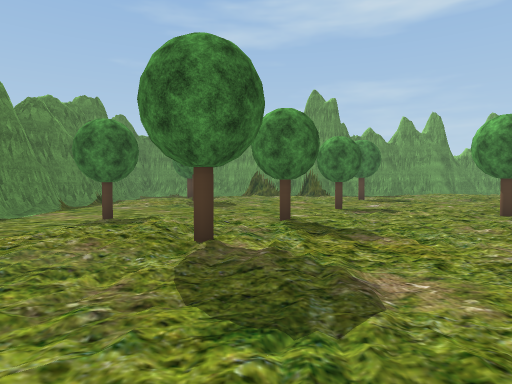
[1] (above)

15 first-person views from a walk through a scene from a Unity 3-D project. The camera is 1.5 m above the floor, tilts 2° down and sees 75° across. The floor is counted in squares, 2 m on a side. Each view is taken from the middle of a square. On the plan, view 1 faces up. The plan holds only what a view shows up to about 11 squares ahead; the rest is blank. Some trees and plants on the terrain are drawn as simple stand-ins. The player character is not drawn. Some animated figures are not drawn. Some surface patterns are stand-ins.

[2]
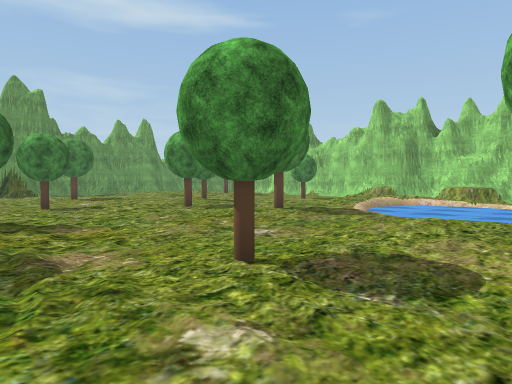

[3]
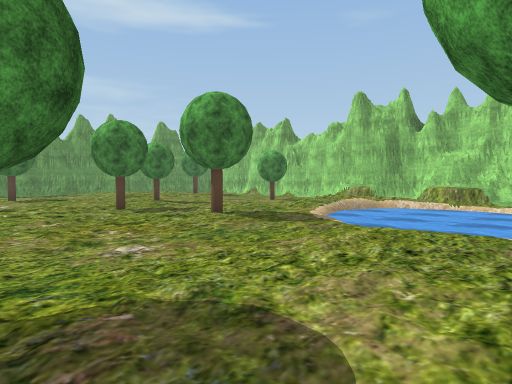

[4]
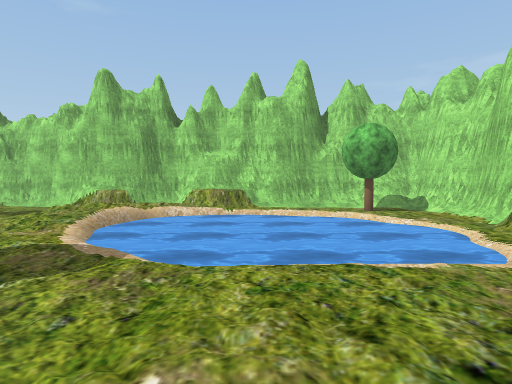

[5]
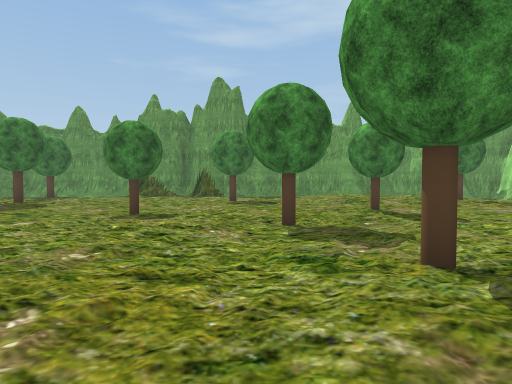

[6]
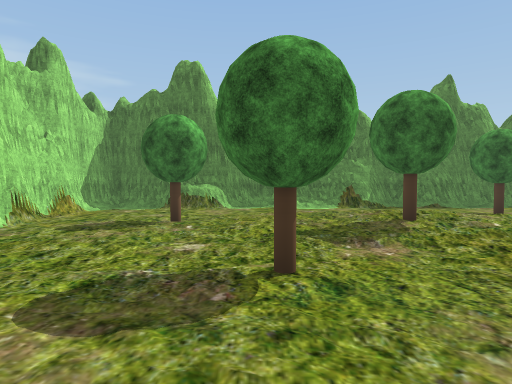

[7]
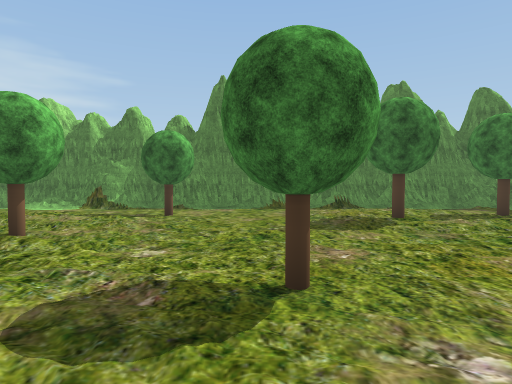

[8]
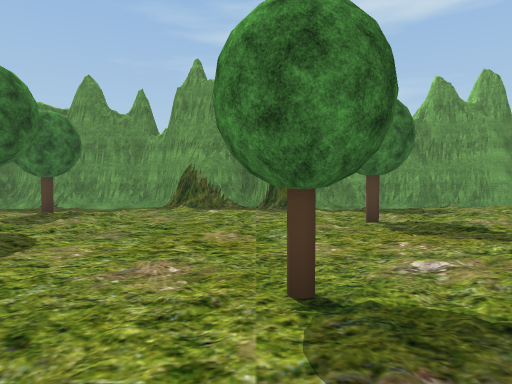

[9]
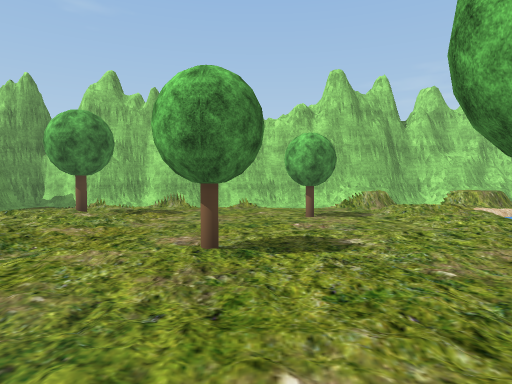

[10]
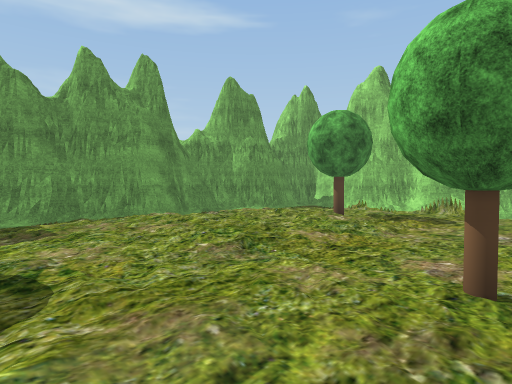

[11]
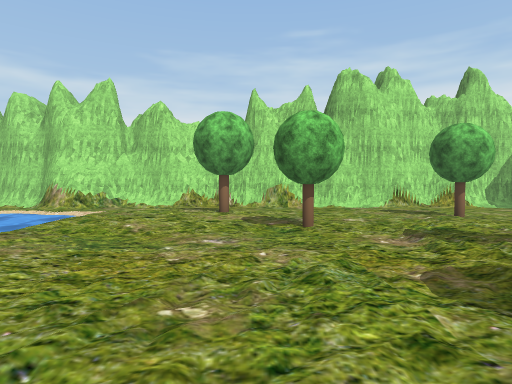

[12]
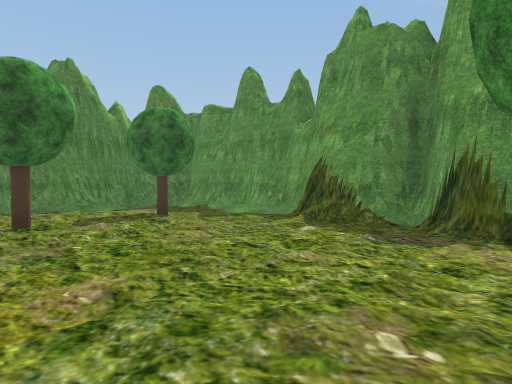

[13]
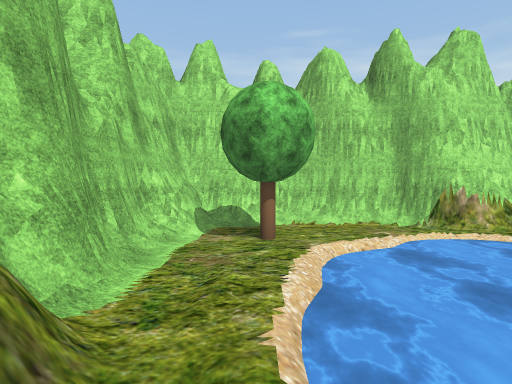

[14]
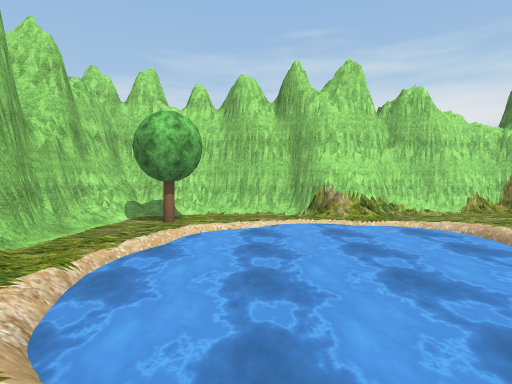

[15]
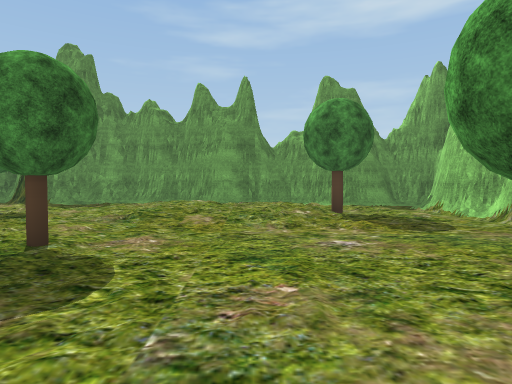

### Floor plan
Key: @ floor where view 1 was taken; # wall or solid block; . main floor; : floor 0.25 m higher than the main floor; - floor 0.25 m lower than the main floor; / step, stairs or slope; ≈ water the walk keeps out of; ^ raised ledge; T tree.
Columns run from 6 left of view 1 to 15 right of it. Each row starts with its distance up from view 1.
 18   ######
 17 ###///#############
 16 #---......--.../--####
 15 #--T..........:.::..-#
 14 #-............::::..-#
 13 #-........T..:::.:T.-#
 12 #...T...........:....#
 11 #-......--.........--#
 10 #---..-.......T....-.#
  9 #---....T........-..-#
  8 #----..-..........T.-#
  7 #--T........T...-.-.-#
  6 #--...T............-^#
  5 #--.::......T.....::^#
  4 #--.:T:........./≈::-#
  3 #--.:::........≈≈≈≈.^#
  2 #--........-..≈≈≈≈≈/^#
  1 #--.....T..../≈≈≈≈≈./#
  0 #.-...@....../≈≈≈≈≈.-#
 -1 #^-.T.....T../≈≈≈≈≈.-#
 -2 #---..........-≈≈≈-T-#
 -3 #-------------/##---##
 -4 #####################

Positions as (right, up) in squares from view 1, and headings:
1: (0, 0), facing up
2: (0, -1), facing up-right
3: (2, -1), facing up-right
4: (4, 1), facing right
5: (5, 2), facing up
6: (5, 1), facing left
7: (5, 9), facing left
8: (2, 7), facing up
9: (4, 9), facing right
10: (5, 9), facing up-right
11: (3, 7), facing down
12: (4, 11), facing up-left
13: (13, 3), facing down
14: (11, 5), facing down
15: (10, 6), facing up
